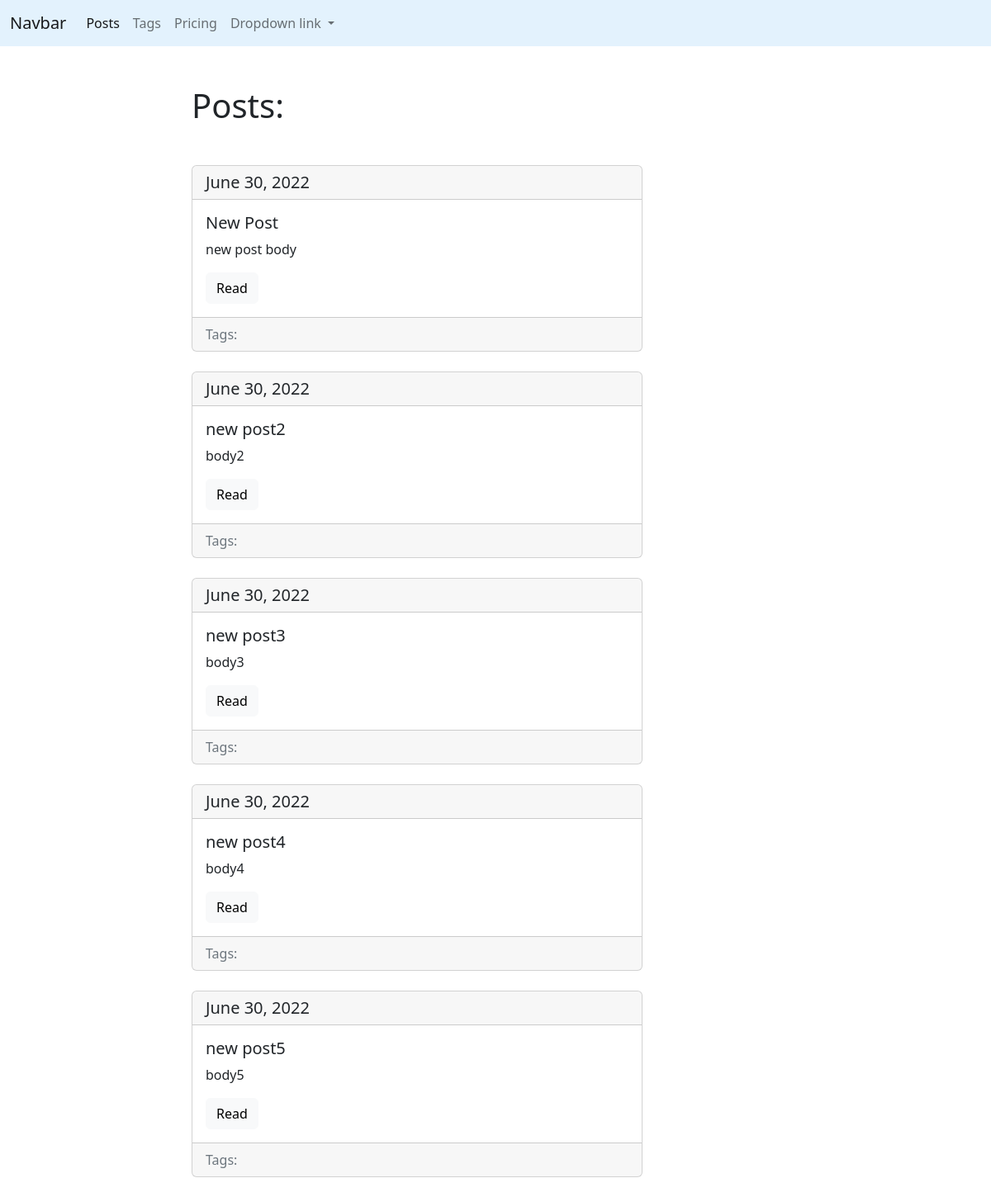
Page /blog/ on the earlier database version.
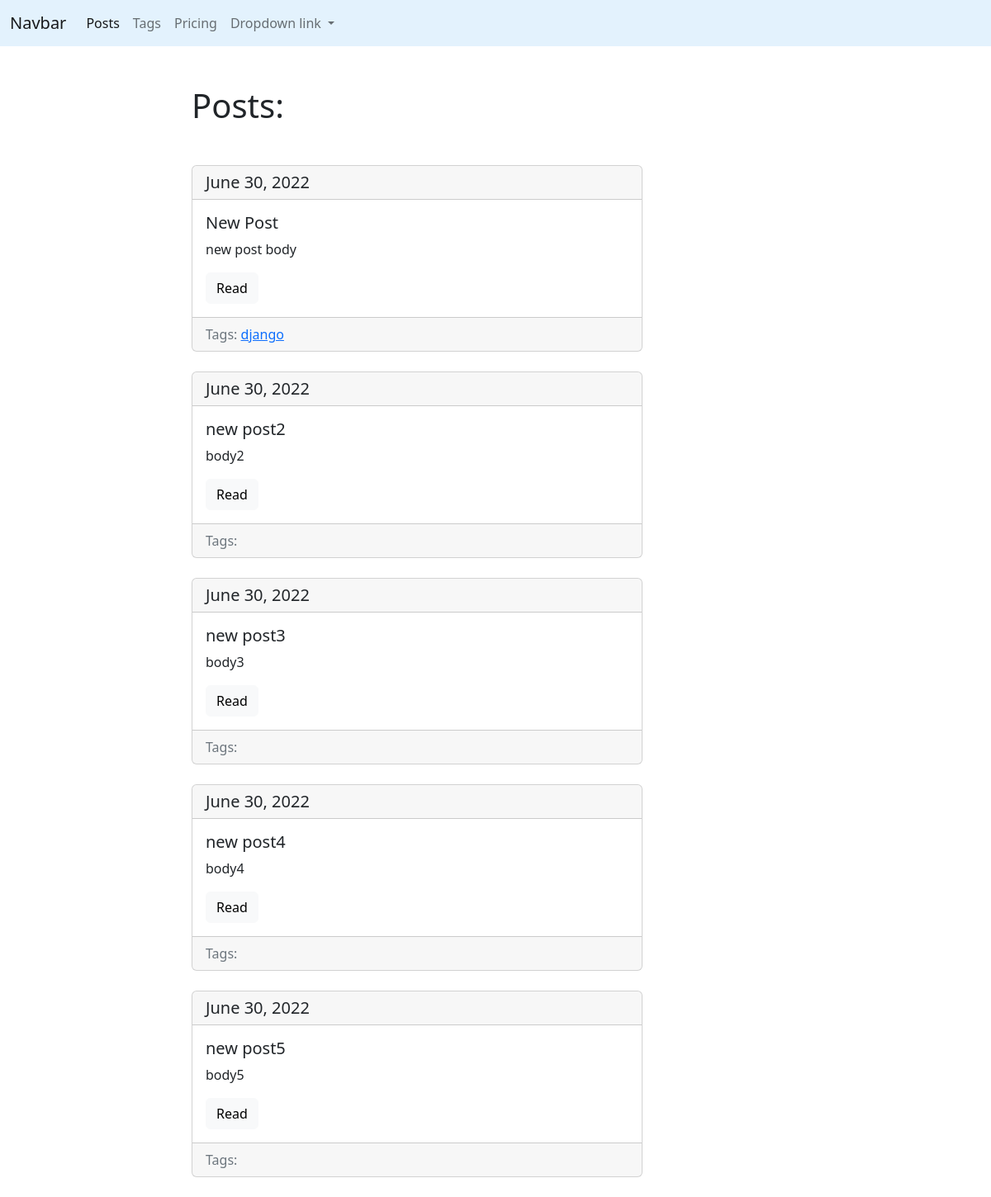
Same page on the later database version.
### blog/models.py (models this page shows, shortened)
class Post(models.Model):
    title = models.CharField(max_length=150, db_index=True)
    slug = models.SlugField(max_length=150, blank=True, unique=True)
    body = models.TextField(blank=True, db_index=True)
    date_pub = models.DateField(auto_now_add=True)
    tags = models.ManyToManyField('Tag', blank=True, related_name='posts')
    def get_absolute_url(self):
        return reverse('post_detail_url', kwargs={'slug':self.slug})

class Tag(models.Model):
    title = models.CharField(max_length=50, db_index=True)
    slug = models.SlugField(max_length=50, unique=True)
    def get_absolute_url(self):
        return reverse('tag_detail_url', kwargs={'slug': self.slug})

### blog/views.py (the view)
# urls.py: path('', post_list, name='posts_list_url'),
def post_list(request):
    posts = Post.objects.all()
    return render(request, 'blog/index.html', context={'posts': posts})

### blog/templates/blog/index.html (shortened to what this page needs)
{% extends "blog/base_blog.html" %}
{% block content %}
<h1 class="mb-5">Posts: </h1>
{% for post in posts %}
  {% include 'blog/includes/card_detail.html' %}
{% endfor %}
{% endblock %}

### blog/templates/blog/includes/card_detail.html
<div class="card mb-4">
              <h5 class="card-header">{{post.date_pub}}</h5>
              <div class="card-body">
                <h5 class="card-title">{{post.title}}</h5>
                <p class="card-text">{{post.body|truncatewords:15}}</p>
                <a href="{{post.get_absolute_url}}" class="btn btn-light">Read</a>
              </div>
                <div class="card-footer text-muted">
                Tags:
                    {% for tag in post.tags.all %}
                        <a href="{{tag.get_absolute_url}}">{{tag.title}}</a>
                    {% endfor %}
                </div>
</div>

Differences in the rows shown:
added Tag: title "django", shown under Post "New Post"
